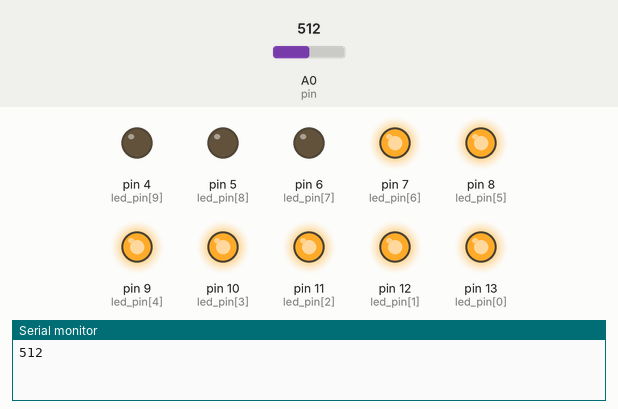
A sketch run on a simulated Arduino Uno, built with avr-gcc and run on an emulated ATmega328P. Shown: output pins drawn as LEDs (lit = HIGH), the last lines printed to the serial monitor. Dashed ring = blinking. The test bench sets the inputs (shaded band); at power-on: A0 (pin) = 512.

Above: at 0.83 s.
2.3 s: A0 (pin) set to 122
At 3.17 s:
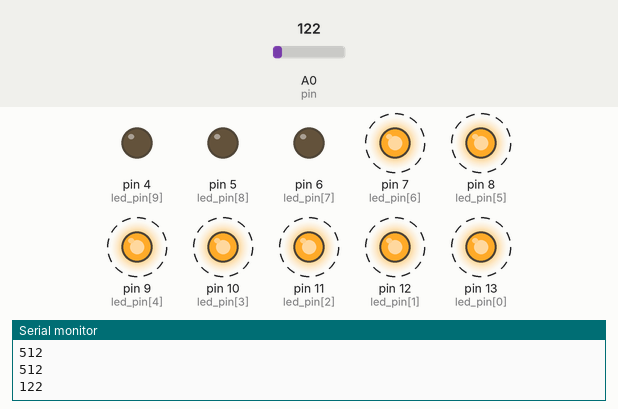
5.8 s: A0 (pin) set to 0
At 5.8 s:
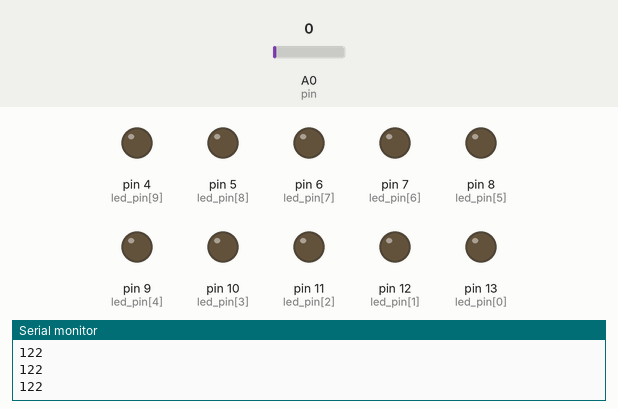
7.8 s: A0 (pin) set to 900
At 10.1 s:
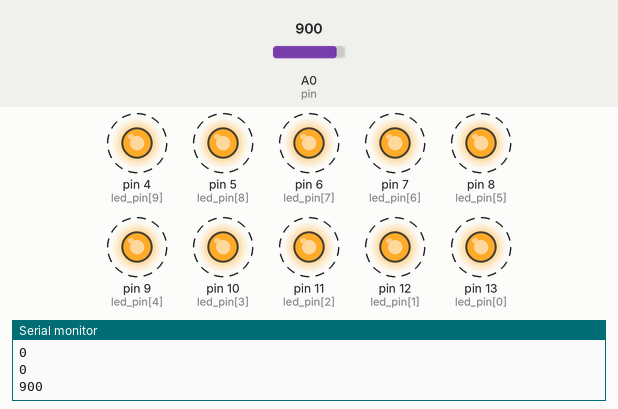
11.3 s: A0 (pin) set to 1023
Timing chart, 0 to 15.8 s (numbered marks = the images above; inputs shaded):
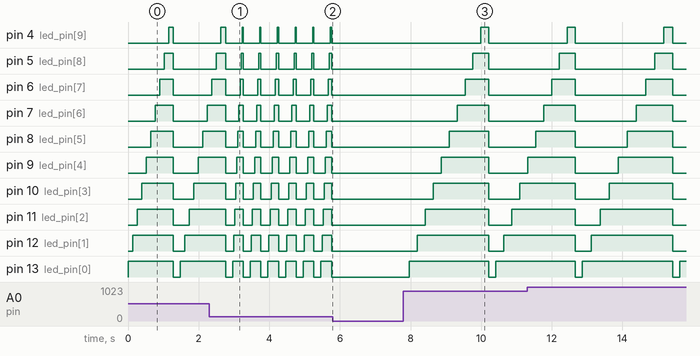

Measured:
- after the input at 2.3 s, pin 7 (led_pin[6]): alternates HIGH for 0.12 s and LOW for 0.38 s, starting after 0.84 s; pin 8 (led_pin[5]): alternates HIGH for 0.15 s and LOW for 0.35 s, starting after 0.81 s
- after the input at 5.8 s, pin 4 (led_pin[9]), pin 5 (led_pin[8]), pin 6 (led_pin[7]), pin 7 (led_pin[6]), pin 8 (led_pin[5]), pin 9 (led_pin[4]), pin 10 (led_pin[3]), pin 11 (led_pin[2]), pin 12 (led_pin[1]), pin 13 (led_pin[0]): stops changing and stays LOW
- after the input at 7.8 s, pin 4 (led_pin[9]): LOW → HIGH after 2.2 s, → LOW 0.23 s later; pin 5 (led_pin[8]): LOW → HIGH after 2.0 s, → LOW 0.45 s later; pin 6 (led_pin[7]): LOW → HIGH after 1.7 s, → LOW 0.68 s later; pin 7 (led_pin[6]): LOW → HIGH after 1.5 s, → LOW 0.90 s later; pin 8 (led_pin[5]): LOW → HIGH after 1.3 s, → LOW 1.1 s later
- by itself, pin 4 (led_pin[9]): repeats every 0.50 s: LOW 0.47 s, HIGH 0.03 s
- by itself, pin 5 (led_pin[8]): repeats every 0.50 s: LOW 0.44 s, HIGH 0.06 s
- by itself, pin 6 (led_pin[7]): repeats every 0.50 s: LOW 0.41 s, HIGH 0.09 s

The sketch:

Bai4.ino
```cpp
const int n_led = 10;
const int led_pin[n_led] = {13, 12, 11, 10, 9, 8 ,7 , 6, 5, 4};
int value = 0;
int pin = 0;

void setup() {
  Serial.begin(9600);
  for (int i = 0; i < n_led; i++) {
    pinMode(led_pin[i], OUTPUT);
  }
}

void loop() {

  value = analogRead(pin);
  Serial.println(value);

  value /=4;

  for (int i = 0; i < n_led; i++) {
    digitalWrite(led_pin[i], HIGH);
    delay(value);
  }

  for (int i = 0; i < n_led; i++) {
    digitalWrite(led_pin[i], LOW);
  }

  delay(200);
}
```
